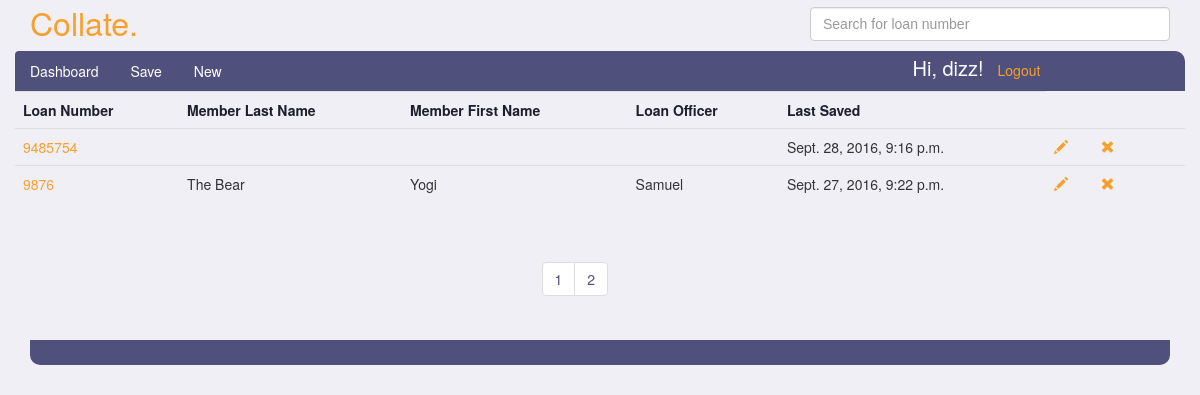
Page /Andre/submittals/?page=2 (signed in) on the committed database.
### submittals/models.py (models this page shows, shortened)
class Submittal(models.Model):
    ACCOUNT_TYPES = (
        ('EQ', 'Equity Line of Credit'),
        ('EL', 'Equity Loan'),
    )
    PAY_TYPES = (
        ('BW', 'Bi-Weekly'),
        ('SM', 'Semi-Monthly'),
        ('MO', 'Monthly'),
        ('WK', 'Weekly'),
    )
    EMAIL_TEMPLATE_TYPES = (
        ('IN', 'Initial Contact - Email'),
        ('PR', 'Processor Submit - Email'),
        ('IA', 'Initial Approval - Email'),
        ('FN', 'Final Approval - Email'),
    )
    SMS_TEMPLATE_TYPES = (
        ('IN', 'Initial Contact - SMS'),
        ('PR', 'Processor Submit - SMS'),
        ('IA', 'Initial Approval - SMS'),
        ('FN', 'Final Approval - SMS'),
    )
    loan_number = models.PositiveIntegerField(unique=True)
    account_type = models.CharField(max_length=256, blank=True, choices=ACCOUNT_TYPES)
    loan_officer = models.CharField(max_length=256, blank=True)
    loan_processor = models.ForeignKey(Person, related_name="submittals", null=True, blank=True)
    loan_story = models.CharField(max_length=2560, blank=True)
    b1_first_name = models.CharField(max_length=256, blank=True)
    b1_last_name = models.CharField(max_length=256, blank=True)
    b2_first_name = models.CharField(max_length=256, blank=True)
    b2_last_name = models.CharField(max_length=256, blank=True)
    b1_employer_name = models.CharField(max_length=256, blank=True)
    b2_employer_name = models.CharField(max_length=256, blank=True)
    b1_phone_number = models.CharField(max_length=256, blank=True)
    b2_phone_number = models.CharField(max_length=256, blank=True)
    sms_template_select = models.CharField(max_length=256, blank=True, choices=SMS_TEMPLATE_TYPES)
    sms_message = models.CharField(max_length=512, blank=True)
    b1_email_address = models.EmailField(max_length=256, blank=True)
    b2_email_address = models.EmailField(max_length=256, blank=True)
    email_template_select = models.CharField(max_length=256, blank=True, choices=EMAIL_TEMPLATE_TYPES)
    email_message = models.CharField(max_length=2048, blank=True)
    b1_hire_date = models.CharField(max_length=256, blank=True)
    b2_hire_date = models.CharField(max_length=256, blank=True)
    b1_income_amount = models.FloatField(null=True, blank=True)
    b2_income_amount = models.FloatField(null=True, blank=True)
    b1_pay_frequency = models.CharField(max_length=256, blank=True, choices=PAY_TYPES)
    b2_pay_frequency = models.CharField(max_length=256, blank=True, choices=PAY_TYPES)
    b1_period_end_date = models.CharField(max_length=256, blank=True)
    b2_period_end_date = models.CharField(max_length=256, blank=True)
    b1_income_output = models.CharField(max_length=256, blank=True)
    b2_income_output = models.CharField(max_length=256, blank=True)
    created_at = models.DateTimeField(auto_now=True)

### submittals/views.py (the view)
# urls.py: url(r'^(?P<username>\w+)/submittals/$', views.dashboard, name='dashboard'),
@login_required
def dashboard(request, username):
    if request.method == 'GET':
        person = Person.objects.get(user=request.user)
        submittals = person.submittals.all().order_by('-created_at')
        paginator = Paginator(submittals, 5)
        page = request.GET.get('page')
        try:
            submits = paginator.page(page)
        except PageNotAnInteger:
            submits = paginator.page(1)
        except EmptyPage:
            submits = paginator.page(paginator.num_pages)
        loan_list = list(submittals.values_list('loan_number', flat=True))
        loan_strings = list(map(str, loan_list))
        loan_numbers = json.dumps(loan_strings)
    return render(request, 'dashboard.html', {'submittals': submits, 'autolist': loan_numbers })

### templates/dashboard.html (shortened to what this page needs)
{% extends 'submittal-layout.html' %}
{% block body %}
<div class="container">
<main class="drop-down">
    <section class="row dashboard-first-row">
        <table class="table table-hover submittal-list">
        <tr>
            <th>Loan Number</th>
            <th>Member Last Name</th>
            <th>Member First Name</th>
            <th>Loan Officer</th>
            <th>Last Saved</th>
        </tr>
        {% for s in submittals %}
            <tr class="data-row" id="item-{{ s.id }}">
                <td class="loan-numbers"><a href="/{{ request.user.username }}/submittals/{{ s.id }}">{{ s.loan_number }}</a></td>
                <td>{{ s.b1_last_name }}</td>
                <td>{{ s.b1_first_name }}</td>
                <td>{{ s.loan_officer }}</td>
                <td>{{ s.created_at }}</td>
                <td><a href="/{{ request.user.username }}/submittals/{{ s.id }}"><span title="Edit" id="{{ s.id }}"
                          class="glyphicon glyphicon-pencil edit-glyphicon"></span></a></td>
                <td><span title="Delete" id="{{ s.id }}"
                          class="glyphicon glyphicon-remove delete-glyphicon delete-submit"></span></td>
            </tr>
        {% endfor %}
            </table>
                    <div class="pagination dashboard-pagination">
                    <ul class="pagination">
                       {%  for page in submittals.paginator.page_range %}
                           <li>
                            <a href="?page={{ page }}">{{ page }}</a>
                           </li>
                        {% endfor %}
                    </ul>
                        </div>
        </section>
    <div class="nav-bottom"></div>
            </div>
      <div class="col-md-4"></div>
      <div class="col-md-4"></div>
    <div class="row">
      <div class="col-md-6"></div>
      <div class="col-md-6"></div>
    </div>
{% endblock %}

### templates/submittal-layout.html (shortened to what this page needs)
<!DOCTYPE html>
<html>
<head>
<link rel="stylesheet" href="https://maxcdn.bootstrapcdn.com/bootstrap/3.3.7/css/bootstrap.min.css"
>
{% load static %}
<link rel="stylesheet" type="text/css" href="{% static 'css/submittals.css' %}">
    <link rel="stylesheet" type="text/css" href="{% static 'css/dashboard.css' %}">
     <link rel="stylesheet" href="//code.jquery.com/ui/1.12.1/themes/base/jquery-ui.css">
</head>
<body>
<div class="container">
    <div class="row">
        <section class="col-xs-2 title"><a href='/'>Collate.</a></section>
        <section class="ui-widget col-xs-4 pull-right">
            <input type="search" name="search" class="form-control" id="search-box" placeholder="Search for loan number">
        </section>
    </div>
    <div class="row">
<header class="nav">
    <ul class="nav nav-pills col-md-3 col-sm-5 col-xs-8">
      <li role="presentation" class="active"><a href="/{{ user.username }}/submittals/">Dashboard</a></li>
      <li role="presentation"><a onClick="saveSubmit(); return false;" id="save" href="">Save</a></li>
      <li role="presentation"><a href="/{{ user.username }}/submittals/new/">New</a></li>
</ul>
        <ul class="col-md-3 pull-right list-inline logout-list">
            <li><h5>Hi, {{ request.user.username }}!</h5></li>
            <li><a href="/logout_user/">Logout</a></li>
            </ul>
        </header>
    </div>
</div>
{% block body %}
{% endblock %}
</body>
</html>

### submittals/static/css/submittals.css (style rules this page uses)
.title a { margin-top: 5px; padding: 0px; color: #f99f2b !important; font-family: Helvetica Neue, Helvetica, Arial, sans-serif; letter-spacing: 0; font-size: 32px; }
body { background-color: #efeff5; }
a { color: white; }
h5 { margin: 0; font-size: 20px; }
.nav { background-color: #50507c; border-top-right-radius: 10px; border-top-left-radius: 10px; color: white; }
.nav .active a { background-color: #50507c !important; }
.logout-list { margin-top: 6px; }
.logout-list li a { color: #f99f2b; }
#search-box { margin-top: 7px; margin-bottom: 10px; }

### submittals/static/css/dashboard.css (style rules this page uses)
.table { border-color: #000; border-bottom: 0 !important; }
.table th { background-color: #efeff5 !important; color: #1e1e2f; }
.table a { color: #f99f2b; }
.nav-bottom { background-color: #50507c; height: 25px; border-bottom-right-radius: 10px; border-bottom-left-radius: 10px; color: white; }
.delete-glyphicon { margin-right: 30px; font-size: 14px; color: #f99f2b; cursor: pointer; }
.pagination > li > a { color: #50507c; }
.dashboard-pagination { margin-left: 45%; }

### rows in the picture
Submittal: loan_number "9485754", created_at "Sept. 28, 2016, 9:16 p.m."
Submittal: loan_number "9876", b1_last_name "The Bear", b1_first_name "Yogi", loan_officer "Samuel", created_at "Sept. 27, 2016, 9:22 p.m."

### other values in the picture
{{ request.user.username }} "dizz"
{{ page }} "1" "2"
